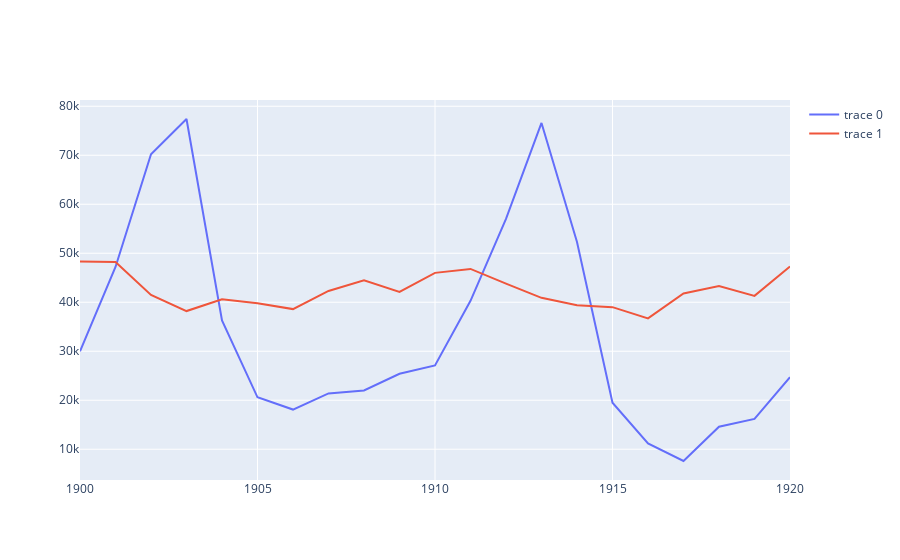

Source (notebook cell):
### Markdown cell above
### Упражнения

1. Постройте линеный тренд, который сравнивает популяции зайцев и морковки за все годы.
2. Постройте столбчатый график, который сравнивает общую популяцию (зайцы, рыси и морковки) с популяцией рысей по годам.

### Code cell
# упражнение 1

trace_hare = go.Scatter(  
    x=forest.year,
    y=forest.hare
)
trace_carrot = go.Scatter(
    x=forest.year,
    y=forest.carrot
)
our_data = [trace_hare, trace_carrot] 

fig = go.Figure(data = our_data)

fig.show()

### Figure 1 — Plotly figure (JSON) as saved in the notebook; plotly's stock layout.template omitted (floating-point values rounded to 4 significant figures)
{"data": [{"type": "scatter", "x": [1900, 1901, 1902, 1903, 1904, 1905, 1906, 1907, 1908, 1909, 1910, 1911, 1912, 1913, 1914, 1915, 1916, 1917, 1918, 1919, 1920], "y": [30000, 47200, 70200, 77400, 36300, 20600, 18100, 21400, 22000, 25400, 27100, 40300, 57000, 76600, 52300, 19500, 11200, 7600, 14600, 16200, 24700]}, {"type": "scatter", "x": [1900, 1901, 1902, 1903, 1904, 1905, 1906, 1907, 1908, 1909, 1910, 1911, 1912, 1913, 1914, 1915, 1916, 1917, 1918, 1919, 1920], "y": [48300, 48200, 41500, 38200, 40600, 39800, 38600, 42300, 44500, 42100, 46000, 46800, 43800, 40900, 39400, 39000, 36700, 41800, 43300, 41300, 47300]}], "layout": {}}
